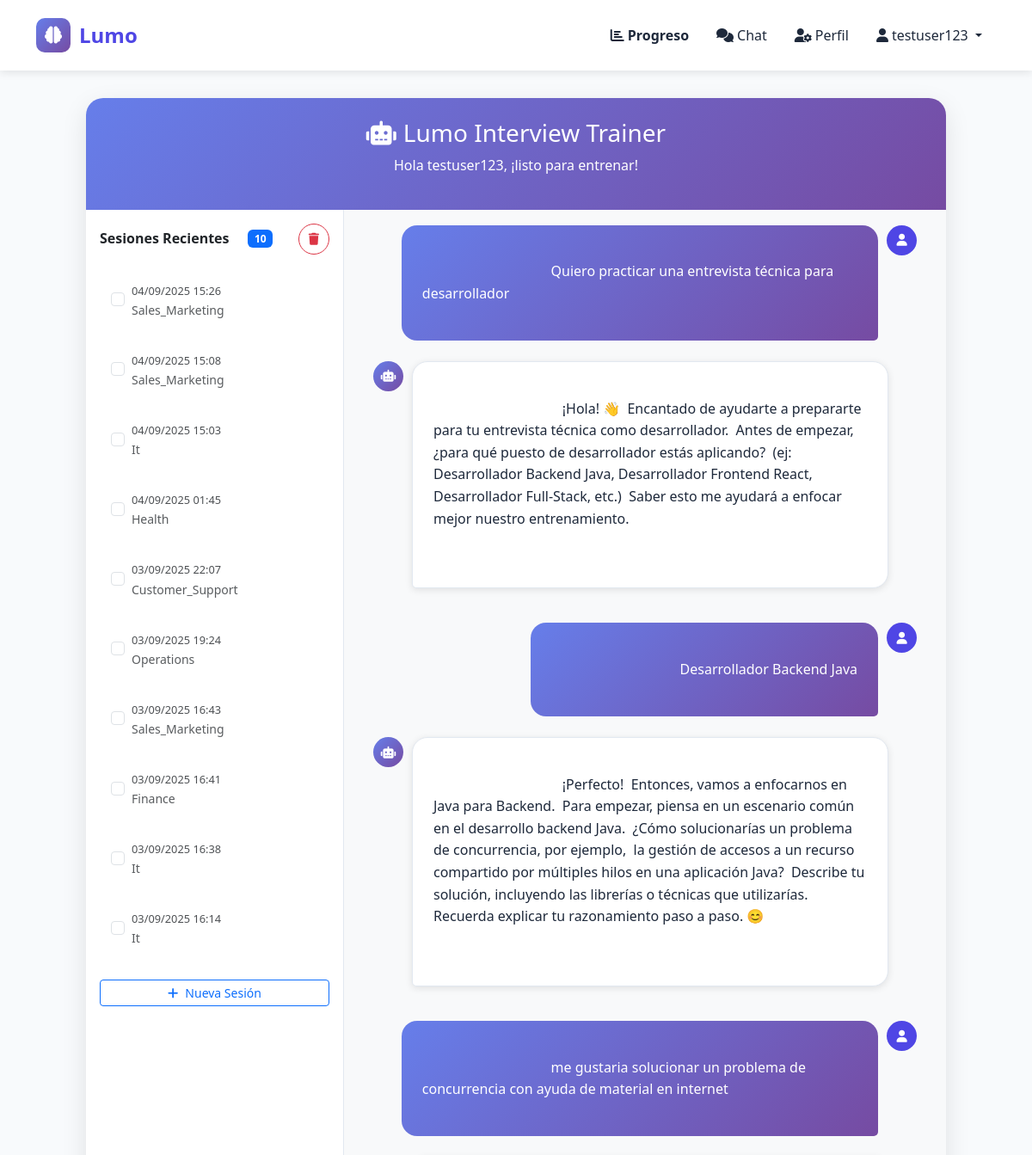
Before: /chat/1/ (signed in, upper part) with the older database file.
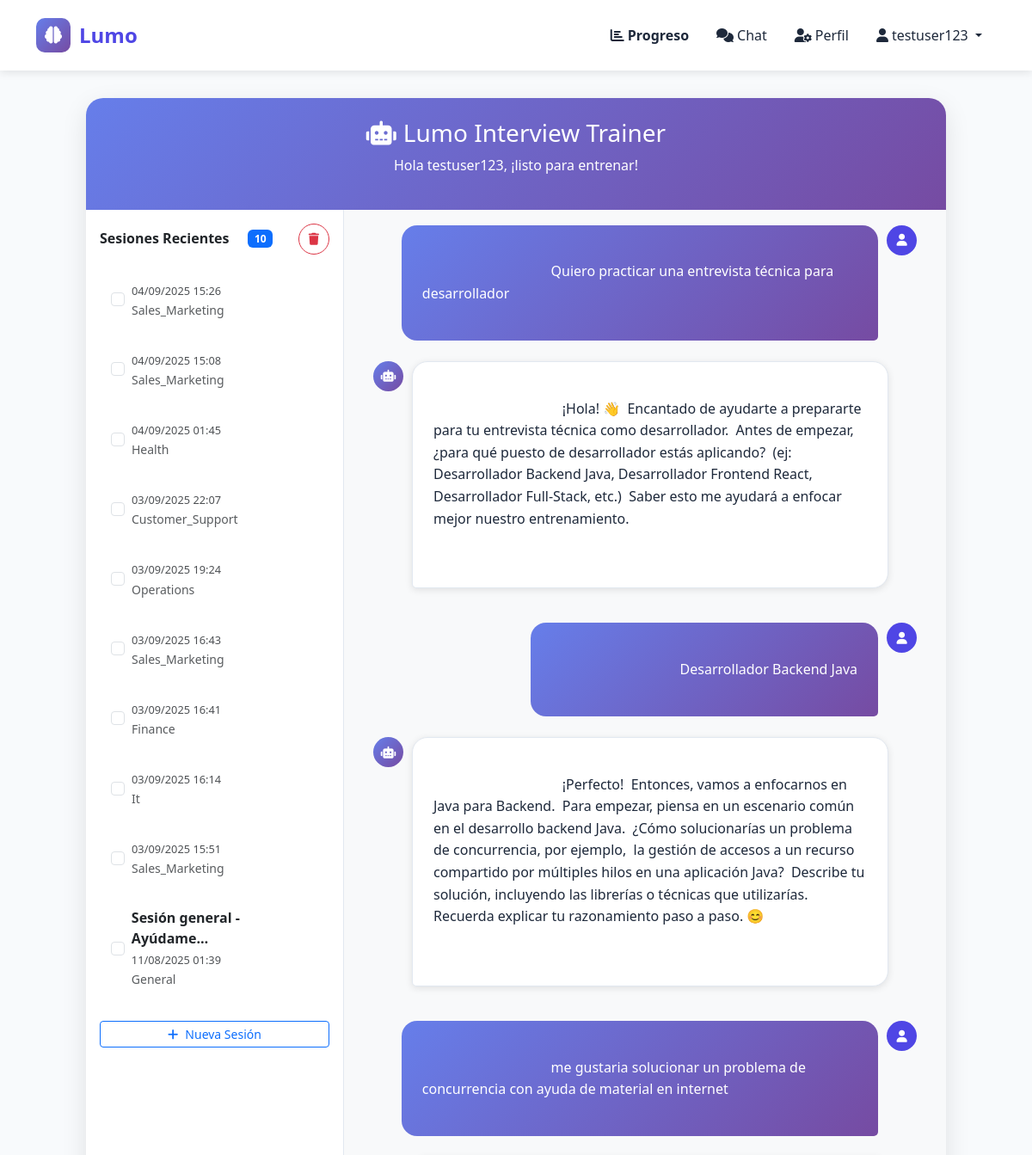
After: the same page with the newer database file.
### interview_trainer/models.py (models this page shows, shortened)
class InterviewSession(models.Model):
    INTERVIEW_TYPES = [
        ('operations', 'Operaciones y Producción'),
        ('sales_marketing', 'Ventas y Marketing'),
        ('finance', 'Finanzas y Administración'),
        ('hr', 'Recursos Humanos (Talento Humano)'),
        ('it', 'Tecnología de la Información (TI / IT)'),
        ('rd', 'Investigación y Desarrollo (I+D)'),
        ('customer_support', 'Atención al Cliente y Soporte'),
        ('management', 'Dirección General y Estratégica'),
        ('health', 'Salud y Medicina'),
    ]
    user = models.ForeignKey(User, on_delete=models.CASCADE)  # ¿De quién es la sesión?
    session_type = models.CharField(max_length=20, choices=INTERVIEW_TYPES)  # ¿Qué tipo de entrevista?
    title = models.CharField(max_length=200)  # Título descriptivo
    created_at = models.DateTimeField(default=timezone.now)  # ¿Cuándo se creó?
    updated_at = models.DateTimeField(auto_now=True)  # ¿Cuándo se actualizó?
    is_active = models.BooleanField(default=True)  # ¿Está activa?
    is_completed = models.BooleanField(default=False)  # ¿Ya completó las 10 preguntas?
    questions_asked = models.IntegerField(default=0)  # Contador de preguntas realizadas por Lumo
    class Meta:
        ordering = ['-created_at']  # Más recientes primero

class ChatMessage(models.Model):
    session = models.ForeignKey(InterviewSession, on_delete=models.CASCADE, related_name='messages')
    is_user = models.BooleanField(default=True)  # True = usuario, False = IA
    content = models.TextField()  # El texto del mensaje
    timestamp = models.DateTimeField(default=timezone.now)  # ¿Cuándo se envió?
    class Meta:
        ordering = ['timestamp']  # Cronológico

### interview_trainer/views.py (the view)
# urls.py: path('chat/<int:session_id>/', views.chat_session, name='chat_session'),
@login_required
def chat_session(request, session_id):
    session = get_object_or_404(InterviewSession, id=session_id, user=request.user)
    try:
        profile, created = UserProfile.objects.get_or_create(user=request.user)
        sessions = InterviewSession.objects.filter(user=request.user)[:10]
        context = {
            'profile': profile,
            'sessions': sessions,
            'current_session': session,
            'has_api_key': True,  # ✅ Siempre True porque usas TU API key
        }
        return render(request, 'interview_trainer/chat.html', context)
    except Exception as e:
        messages.error(request, f'Error accediendo al chat: {str(e)}')
        return redirect('interview_trainer:home')

### templates/interview_trainer/chat.html (shortened to what this page needs)
{% extends 'base.html' %}
{% load static %}
{% block content %}
<div class="container-fluid">
    <div class="chat-container">
        <div class="chat-header">
            <h3><i class="fas fa-robot me-2"></i>Lumo Interview Trainer</h3>
            <p>Hola {{ user.first_name|default:user.username }}, ¡listo para entrenar!</p>
        </div>
        <div class="d-flex" style="flex: 1; overflow: hidden;">
            <div class="sidebar d-none d-md-block">
                <div class="d-flex justify-content-between align-items-center mb-3">
                    <h6 class="fw-bold mb-0">Sesiones Recientes</h6>
                    <span class="badge bg-primary">{{ sessions|length }}</span>
                    <button id="deleteSessionsBtn" class="btn btn-outline-danger btn-sm ms-2" title="Eliminar sesiones seleccionadas" style="border-radius:50%;width:36px;height:36px;display:flex;align-items:center;justify-content:center;">
                        <i class="fas fa-trash"></i>
                    </button>
                </div>
                <div id="sessionsList">
                    {% for session in sessions %}
                    <div class="session-item d-flex align-items-center" data-session-id="{{ session.id }}">
                        <input type="checkbox"
                               class="form-check-input me-2 session-checkbox"
                               value="{{ session.id }}"
                               style="margin-top:0;"
                               onclick="event.stopPropagation();">
                        <div class="flex-grow-1 session-clickable"
                             style="cursor:pointer;"
                             onclick="window.loadSession({{ session.id }})">
                            <div class="session-title">{{ session.title|truncatechars:25 }}</div>
                            <div class="session-date">{{ session.created_at|date:"d/m/Y H:i" }}</div>
                            <small class="text-muted">{{ session.session_type|title }}</small>
                        </div>
                    </div>
                    {% empty %}
                    <div class="text-center text-muted py-3">
                        <i class="fas fa-inbox fa-2x mb-2"></i>
                        <p>No hay sesiones aún</p>
                    </div>
                    {% endfor %}
                </div>
                <button class="btn btn-outline-primary btn-sm mt-3 w-100" onclick="startNewSession()">
                    <i class="fas fa-plus me-2"></i>Nueva Sesión
                </button>
            </div>
            <div class="position-relative flex-fill">
                <div class="chat-messages" id="chatMessages">
                    {% if current_session and current_session.messages.all %}
                        {% for message in current_session.messages.all %}
                            <div class="message {% if message.is_user %}user{% else %}ai{% endif %}">
                                <div class="message-avatar">
                                    <i class="fas fa-{% if message.is_user %}user{% else %}robot{% endif %}"></i>
                                </div>
                                <div class="message-content">
                                    {{ message.content }}
                                </div>
                            </div>
                        {% endfor %}
                    {% endif %}
                </div>
            </div>
        </div>
    </div>
</div>
{% endblock %}

### templates/base.html (shortened to what this page needs)
<!DOCTYPE html>
<html lang="es">
<head>
    <link href="https://cdn.jsdelivr.net/npm/bootstrap@5.3.0/dist/css/bootstrap.min.css" rel="stylesheet">
    <link href="https://cdnjs.cloudflare.com/ajax/libs/font-awesome/6.0.0/css/all.min.css" rel="stylesheet">
</head>
<body>
    <nav class="navbar navbar-expand-lg">
        <div class="container">
            <a class="navbar-brand d-flex align-items-center" href="{% url 'interview_trainer:home' %}">
                <div class="logo-container">
                    <i class="fas fa-brain logo-icon"></i>
                </div>
                Lumo
            </a>
            <div class="collapse navbar-collapse" id="navbarNav">
                <div class="navbar-nav ms-auto">
                    {% if user.is_authenticated %}
                        <a class="nav-link btn btn-outline-primary me-2" style="border-radius: 20px; font-weight: 600;" href="{% url 'interview_trainer:progreso' %}">
                            <i class="fas fa-chart-bar me-1"></i>Progreso
                        </a>
                        <a class="nav-link" href="{% url 'interview_trainer:select_interview_type' %}">
                            <i class="fas fa-comments me-1"></i>Chat
                        </a>
                        <a class="nav-link" href="{% url 'interview_trainer:profile_settings' %}">
                            <i class="fas fa-user-cog me-1"></i>Perfil
                        </a>
                        <div class="nav-item dropdown">
                            <a class="nav-link dropdown-toggle" href="#" role="button" data-bs-toggle="dropdown">
                                <i class="fas fa-user me-1"></i>{{ user.first_name|default:user.username }}
                            </a>
                        </div>
                    {% else %}
                        <a class="nav-link" href="{% url 'interview_trainer:home' %}">Inicio</a>
                        <a class="nav-link" href="{% url 'login' %}">Iniciar Sesión</a>
                        <a href="{% url 'interview_trainer:register' %}" class="btn btn-primary ms-2">
                            <i class="fas fa-user-plus me-1"></i>Registrarse
                        </a>
                    {% endif %}
                </div>
            </div>
        </div>
    </nav>
    <main>
        {% block content %}{% endblock %}
    </main>
</body>
</html>

### templates/base.html (style rules this page uses)
:root { --lumo-primary: #4F46E5; --lumo-secondary: #7C3AED; --lumo-gradient: linear-gradient(135deg, #667eea 0%, #764ba2 100%); --lumo-light: #F8FAFC; --lumo-dark: #1E293B; }
body { font-family: 'Segoe UI', Tahoma, Geneva, Verdana, sans-serif; background: var(--lumo-light); }
.navbar { background: white; box-shadow: 0 2px 10px rgba(0,0,0,0.1); padding: 1rem 0; }
.navbar-brand { font-weight: 700; font-size: 1.5rem; color: var(--lumo-primary) !important; }
.logo-container { width: 40px; height: 40px; background: var(--lumo-gradient); border-radius: 10px; display: flex; align-items: center; justify-content: center; margin-right: 10px; }
.logo-icon { color: white; font-size: 20px; }
.nav-link { color: var(--lumo-dark) !important; font-weight: 500; margin: 0 0.5rem; transition: color 0.3s ease; }

### templates/interview_trainer/chat.html (style rules this page uses)
.chat-container { max-width: 1000px; margin: 2rem auto; background: white; border-radius: 20px; box-shadow: 0 10px 30px rgba(0,0,0,0.1); overflow: hidden; height: 85vh; display: flex; flex-direction: column; position: relative; }
.chat-header { background: var(--lumo-gradient); color: white; padding: 1.5rem; text-align: center; flex-shrink: 0; position: relative; }
.chat-messages { flex: 1; padding: 1.5rem; overflow-y: auto; overflow-x: hidden; background: #f8f9fa; max-height: calc(85vh - 220px); min-height: 400px; padding-bottom: 3rem; }
.message { margin-bottom: 1.5rem; display: flex; align-items: flex-start; animation: fadeIn 0.3s ease-in; }
.message.user { justify-content: flex-end; }
.message.ai { justify-content: flex-start; }
.message-content { max-width: 85%; padding: 1rem 1.5rem; border-radius: 18px; white-space: pre-wrap; word-wrap: break-word; line-height: 1.6; }
.message.user .message-content { background: var(--lumo-gradient); color: white; border-bottom-right-radius: 5px; }
.message.ai .message-content { background: white; color: var(--lumo-dark); border: 1px solid #e2e8f0; border-bottom-left-radius: 5px; box-shadow: 0 2px 8px rgba(0,0,0,0.1); margin-bottom: 1rem; }
.message-avatar { width: 35px; height: 35px; border-radius: 50%; display: flex; align-items: center; justify-content: center; margin: 0 10px; font-size: 14px; flex-shrink: 0; }
.message.user .message-avatar { background: var(--lumo-primary); color: white; order: 2; }
.message.ai .message-avatar { background: var(--lumo-gradient); color: white; }
.sidebar { width: 300px; background: white; border-right: 1px solid #e2e8f0; padding: 1rem; overflow-y: auto; max-height: calc(80vh - 100px); flex-shrink: 0; }
.session-item { padding: 0.75rem; border-radius: 10px; margin-bottom: 0.5rem; cursor: pointer; transition: all 0.3s ease; border: 1px solid transparent; }
.session-item .session-title { font-weight: 600; margin-bottom: 0.25rem; }
.session-item .session-date { font-size: 0.8rem; opacity: 0.8; }

Changed rows visible on the page:
removed InterviewSession: created_at "04/09/2025 15:03", session_type "It"
removed InterviewSession: created_at "03/09/2025 16:38", session_type "It"
now on this page (row unchanged): InterviewSession: created_at "03/09/2025 15:51", session_type "Sales_Marketing"
now on this page (row unchanged): InterviewSession: title "Sesión general - Ayúdame…", created_at "11/08/2025 01:39", session_type "General"
